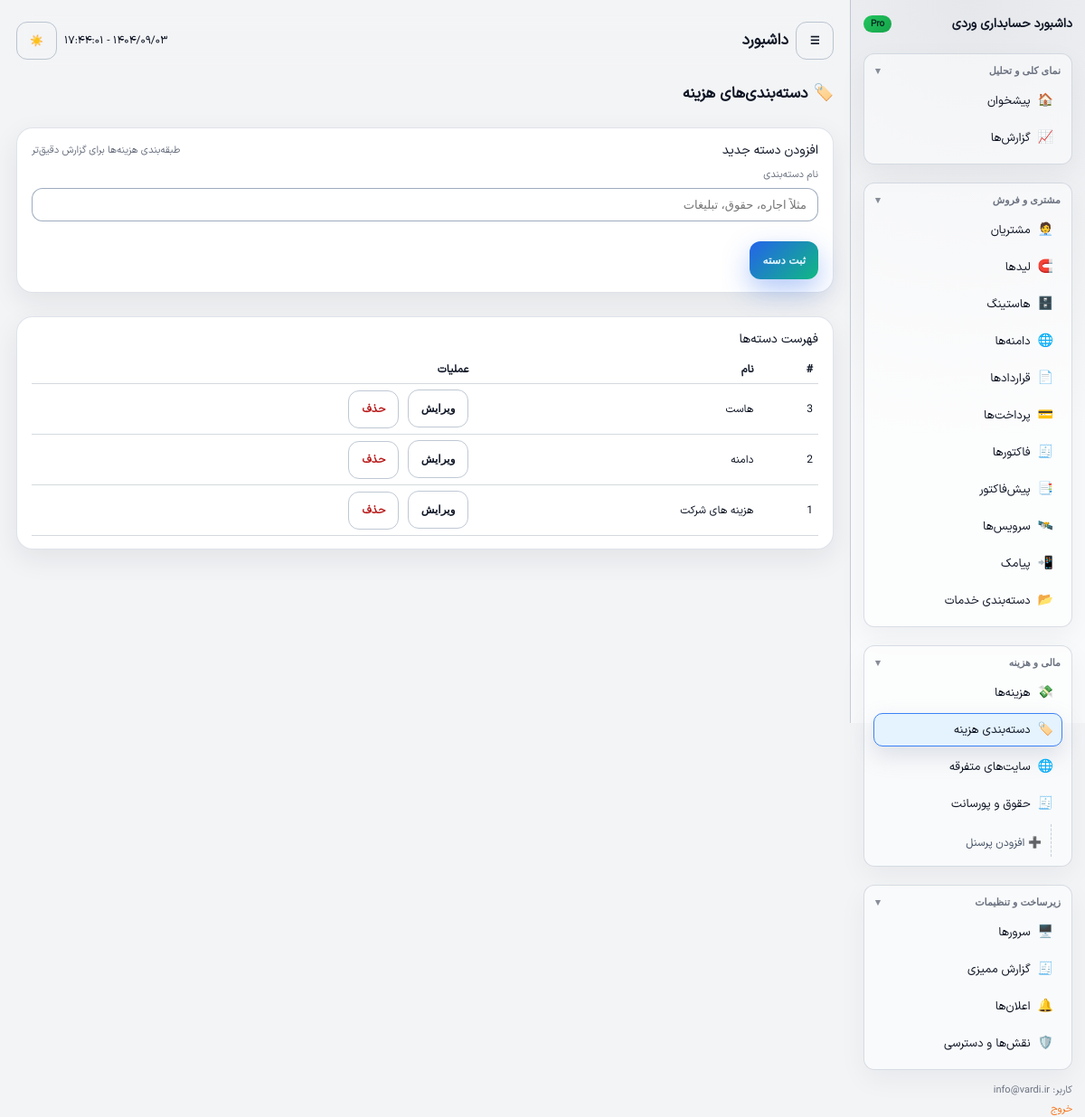
/expense-categories (signed in), run on the app's committed database.
### tables this page shows
CREATE TABLE `expense_categories` (
  `id` int(11) NOT NULL,
  `name` varchar(190) NOT NULL,
  `created_at` datetime DEFAULT NULL,
  `updated_at` datetime DEFAULT NULL
);

### src/Core/View.php (called while the page is built, shortened)
<?php
class View
{
    public static function render(string $view, array $data = []): void
    {
        include __DIR__ . '/../../views/layout.php';
    }
}

### src/Controller/ExpenseCategoriesController.php (called while the page is built, shortened)
<?php
class ExpenseCategoriesController
{
    public function index(): void
    {
        try {
            $pdo = Database::connection();
            $rows = $pdo->query("SELECT * FROM expense_categories ORDER BY id DESC")->fetchAll();
            View::render('expense_categories/index', [
                'user'       => Auth::user(),
                'categories' => $rows,
            ]);
        } catch (PDOException $e) {
            View::renderError('خطا در بارگذاری دسته‌بندی هزینه: ' . $e->getMessage(), $e->getTraceAsString(), Auth::user());
        }
    }
}

### index.php (called while the page is built, shortened)
<?php
$router = new \App\Core\Router();
$router->dispatch();

### views/expense_categories/index.php (the view, shortened to what this page needs)
<div class="topbar-title" style="margin-bottom:8px;">
    <span class="emoji">🏷️</span>
    <span>دسته‌بندی‌های هزینه</span>
</div>
<div class="card-soft" style="margin-bottom:10px;">
    <div class="card-header">
        <div class="card-title">افزودن دسته جدید</div>
        <div class="card-meta">طبقه‌بندی هزینه‌ها برای گزارش دقیق‌تر</div>
    </div>
    <form method="post" action="/expense-categories/create" class="grid" style="grid-template-columns:repeat(2,minmax(0,1fr));gap:10px;">
        <div class="form-field" style="grid-column:1/-1;">
            <label class="form-label">نام دسته‌بندی</label>
            <input type="text" name="name" class="form-input" placeholder="مثلاً اجاره، حقوق، تبلیغات" required>
        </div>
        <div>
            <button type="submit" class="btn btn-primary">ثبت دسته</button>
        </div>
    </form>
</div>
<div class="card-soft">
    <div class="card-header">
        <div class="card-title">فهرست دسته‌ها</div>
    </div>
    <div style="overflow-x:auto;">
        <table class="table">
            <thead>
            <tr>
                <th>#</th>
                <th>نام</th>
                <th>عملیات</th>
            </tr>
            </thead>
            <tbody>
            <?php if (empty($categories)): ?>
                <tr><td colspan="3">هنوز دسته‌ای ثبت نشده است.</td></tr>
            <?php else: ?>
                <?php foreach ($categories as $cat): ?>
                    <tr>
                        <td><?php echo (int)$cat['id']; ?></td>
                        <td><?php echo htmlspecialchars($cat['name'], ENT_QUOTES, 'UTF-8'); ?></td>
                        <td>
                            <button class="btn btn-outline" data-inline-edit-toggle="cat-<?php echo (int)$cat['id']; ?>">ویرایش</button>
                            <a class="btn btn-outline" style="color:#b91c1c;margin-right:6px;" href="/expense-categories/delete?id=<?php echo (int)$cat['id']; ?>" onclick="return confirm('این دسته حذف شود؟');">حذف</a>
                        </td>
                    </tr>
                <?php endforeach; ?>
            <?php endif; ?>
            </tbody>
        </table>
    </div>
</div>

### assets/css/app.css (style rules this page uses)
* { box-sizing:border-box; }
html { scroll-behavior:smooth; }
body { margin:0; font-family:'IRANSansXVF',system-ui,-apple-system,BlinkMacSystemFont,'Segoe UI',sans-serif; direction:rtl; }
body { background:#f3f4f6; color:#111827; }
.card,.card-soft { transition:transform 0.15s ease, box-shadow 0.15s ease; }
.topbar-title { font-size:17px;font-weight:700;display:flex;align-items:center;gap:6px; }
.topbar-title span.emoji { font-size:18px; }
.card,.card-soft { border-radius:18px;padding:14px 16px;box-shadow:0 10px 30px rgba(15,23,42,0.08);border:1px solid rgba(148,163,184,0.3); }
body:not(.theme-dark) .card-soft { background:#ffffff; }
.card-header { display:flex;justify-content:space-between;align-items:center;margin-bottom:8px; }
.card-title { font-size:14px;font-weight:500; }
.card-meta { font-size:11px;color:#6b7280; }
.grid { display:grid;gap:12px; }
.table { width:100%;border-collapse:collapse;font-size:12px; }
.table th,.table td { padding:6px 6px;border-bottom:1px solid rgba(209,213,219,0.9);text-align:right; }
.btn { border-radius:12px;border:none;padding:10px 14px;font-size:12px;font-weight:600;cursor:pointer;display:inline-flex;align-items:center;gap:6px;text-decoration:none;justify-content:center;transition:transform 0.12s ease, box-shadow 0.12s ease;min-height:42px; }
.btn-primary { background:linear-gradient(135deg,#2563eb,#10b981);color:#e0f2fe;box-shadow:0 12px 30px rgba(37,99,235,0.35); }
.btn-outline { background:transparent;border:1px solid rgba(148,163,184,0.6);color:inherit; }
.form-field { margin-bottom:12px; }
.form-label { display:block;font-size:11px;margin-bottom:6px;color:#6b7280; }
.form-input,.form-select,.form-textarea { width:100%;padding:10px 12px;border-radius:12px;border:1px solid rgba(148,163,184,0.9);font-size:13px;transition:border-color 0.15s ease, box-shadow 0.15s ease; }

### data on the page
expense_categories: id "3", name "هاست"
expense_categories: id "2", name "دامنه"
expense_categories: id "1", name "هزینه های شرکت"

### other printed values
$user['email'] "info@vardi.ir"
